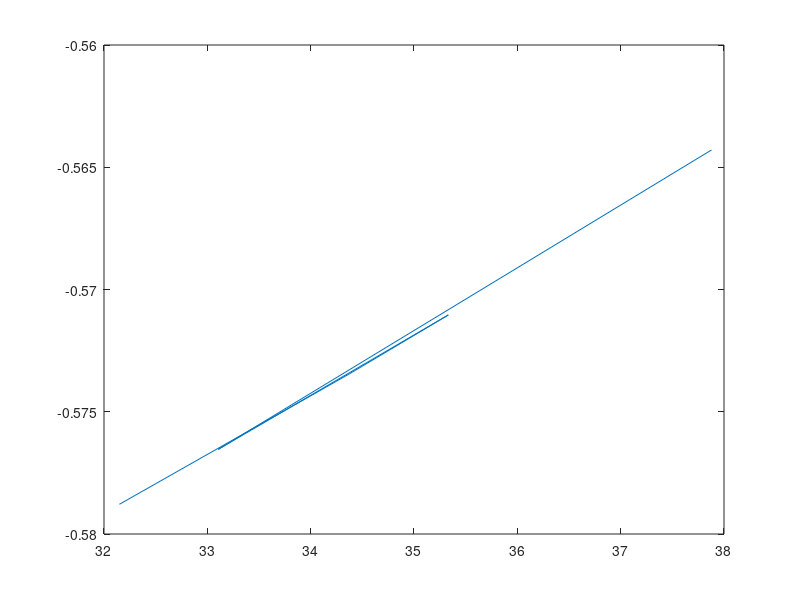

Reproduce this figure in MATLAB. (Note: this script raises an error after producing the figure.)
%syms z

%eqn =  (49 +79*(1/z) +49* (z^-2))/(100+ 50*(z^-1)+ 40*(z^-2));
H = tf([49 79 49],[100 50 40]);
pzmap(H)
grid on
num =[49 79 49];
den = [100 50 40]
[h,w] = freqz(num,den,'whole',2001);
plot(w/pi,20*log10(abs(h)))
ax = gca;
ax.YLim = [-100 20];
ax.XTick = 0:.5:2;
xlabel('Normalized Frequency (\times\pi rad/sample)')
ylabel('Magnitude (dB)')
